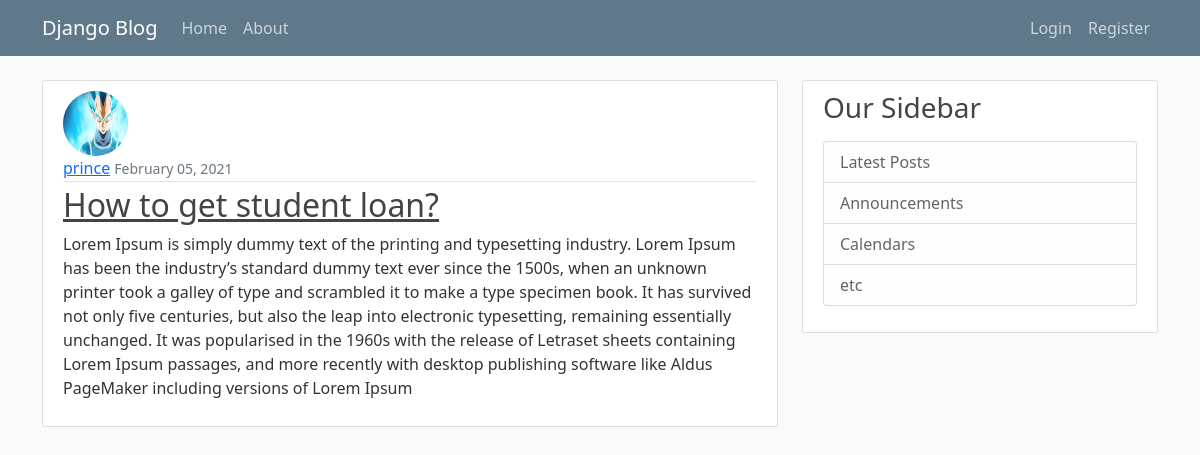
Page /post/7 on the committed database.
### blog/models.py (models this page shows, shortened)
class Post(models.Model):
    title = models.CharField(max_length=100)
    content = models.TextField()
    date_posted = models.DateTimeField(default=timezone.now)
    author = models.ForeignKey(User, on_delete=models.CASCADE)

### users/models.py (models this page shows, shortened)
class Profile(models.Model):
    user = models.OneToOneField(User, on_delete=models.CASCADE)
    image = models.ImageField(default='default.png', upload_to='profile_pics')

### blog/views.py (the view)
# urls.py: path('post/<int:pk>', views.PostDetailView.as_view(), name='detail'),
class PostDetailView(generic.DetailView):
    model = Post
    template_name = 'blog/detail.html'

### blog/templates/blog/detail.html (shortened to what this page needs)
{% extends 'blog/base.html' %}
{% block content %}
<article class="media content-section">
  <img class="rounded-circle article-img" src="{{post.author.profile.image.url }}" alt="">
  <div class="media-body">
    <div class="article-metadata">
      <a class="mr-2" href="#">{{ post.author }}</a>
      <small class="text-muted">{{ post.date_posted | date:'F d, Y'}}</small>
    </div>
    <h2><a class="article-title" href="#">{{ post.title }}</a></h2>
    <p class="article-content">{{ post.content }}</p>
  </div>
</article>
{% endblock %}

### blog/static/blog/main.css (style rules this page uses)
body { background: #fafafa; color: #333333; margin-top: 5rem; }
h1, h2, h3, h4, h5, h6 { color: #444444; }
.content-section { background: #ffffff; padding: 10px 20px; border: 1px solid #dddddd; border-radius: 3px; margin-bottom: 20px; }
.article-title { color: #444444; }
.article-content { white-space: pre-line; }
.article-img { height: 65px; width: 65px; margin-right: 16px; }
.article-metadata { padding-bottom: 1px; margin-bottom: 4px; border-bottom: 1px solid #e3e3e3 }

### rows in the picture
Post: author.profile.image (picture), author "prince", date_posted "February 05, 2021", title "How to get student loan?", content "Lorem Ipsum is simply dummy text of the printing and typesetting industry. Lorem Ipsum has been the industry’s standard dummy text ever since the 1500s, when an unknown printer took a galley of type and scrambled it to make a type specimen book. It has survived not only five centuries, but also the leap into electronic typesetting, remaining essentially unchanged. It was popularised in the 1960s with the release of Letraset sheets containing Lorem Ipsum passages, and more recently with desktop publishing software like Aldus PageMaker including versions of Lorem Ipsum"
